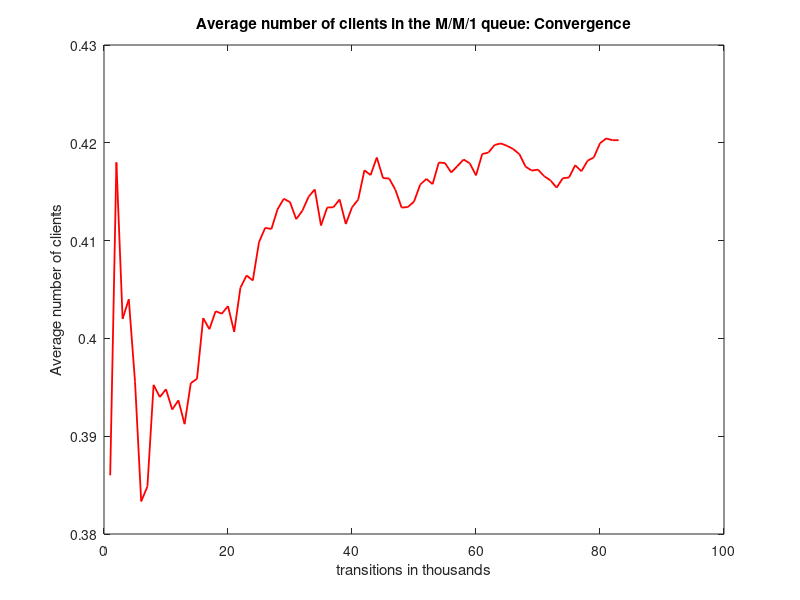
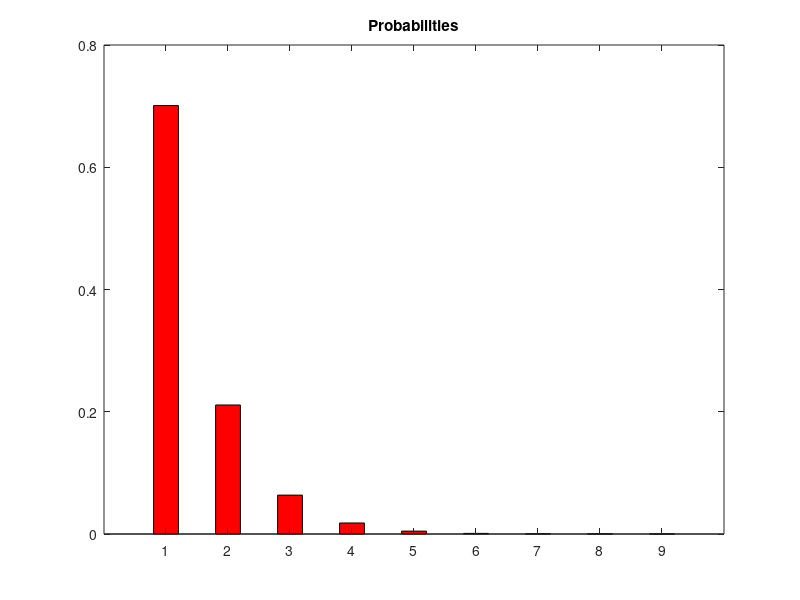

The MATLAB script that drew these images, in order:
% M/M/1 simulation. We will find the probabilities of the first states.
% Note: Due to ergodicity, every state has a probability >0.

clc;
clear all;
close all;

total_arrivals = 0; % to measure the total number of arrivals
current_state = 0;  % holds the current state of the system
previous_mean_clients = 0; % will help in the convergence test
index = 0;

lambda = 3; 
mu = 10;
threshold = lambda/(lambda + mu); % the threshold used to calculate probabilities

transitions = 0; % holds the transitions of the simulation in transitions steps

while transitions >= 0
  transitions = transitions + 1; % one more transitions step
  
  if mod(transitions,1000) == 0 % check for convergence every 1000 transitions steps
    index = index + 1;
    for i=1:1:length(arrivals)
        P(i) = arrivals(i)/total_arrivals; % calcuate the probability of every state in the system
    endfor
    
    mean_clients = 0; % calculate the mean number of clients in the system
    for i=1:1:length(arrivals)
       mean_clients = mean_clients + (i-1).*P(i);
    endfor
    
    to_plot(index) = mean_clients;
        
    if abs(mean_clients - previous_mean_clients) < 0.00001 || transitions > 200000 % convergence test
      break;
    endif
    
    previous_mean_clients = mean_clients;
    
  endif
  
  random_number = rand(1); % generate a random number (Uniform distribution)
  if current_state == 0 || random_number < threshold % arrival
    total_arrivals = total_arrivals + 1;
    try % to catch the exception if variable arrivals(i) is undefined. Required only for systems with finite capacity.
      arrivals(current_state + 1) = arrivals(current_state + 1) + 1; % increase the number of arrivals in the current state
      current_state = current_state + 1;
    catch
      arrivals(current_state + 1) = 1;
      current_state = current_state + 1;
    end
  else % departure
    if current_state != 0 % no departure from an empty system
      current_state = current_state - 1;
    endif
  endif
endwhile

for i=1:1:length(arrivals)
  display(P(i));
endfor

figure(1);
plot(to_plot,"r","linewidth",1.3);
title("Average number of clients in the M/M/1 queue: Convergence");
xlabel("transitions in thousands");
ylabel("Average number of clients");

figure(2);
bar(P,'r',0.4);
title("Probabilities")
